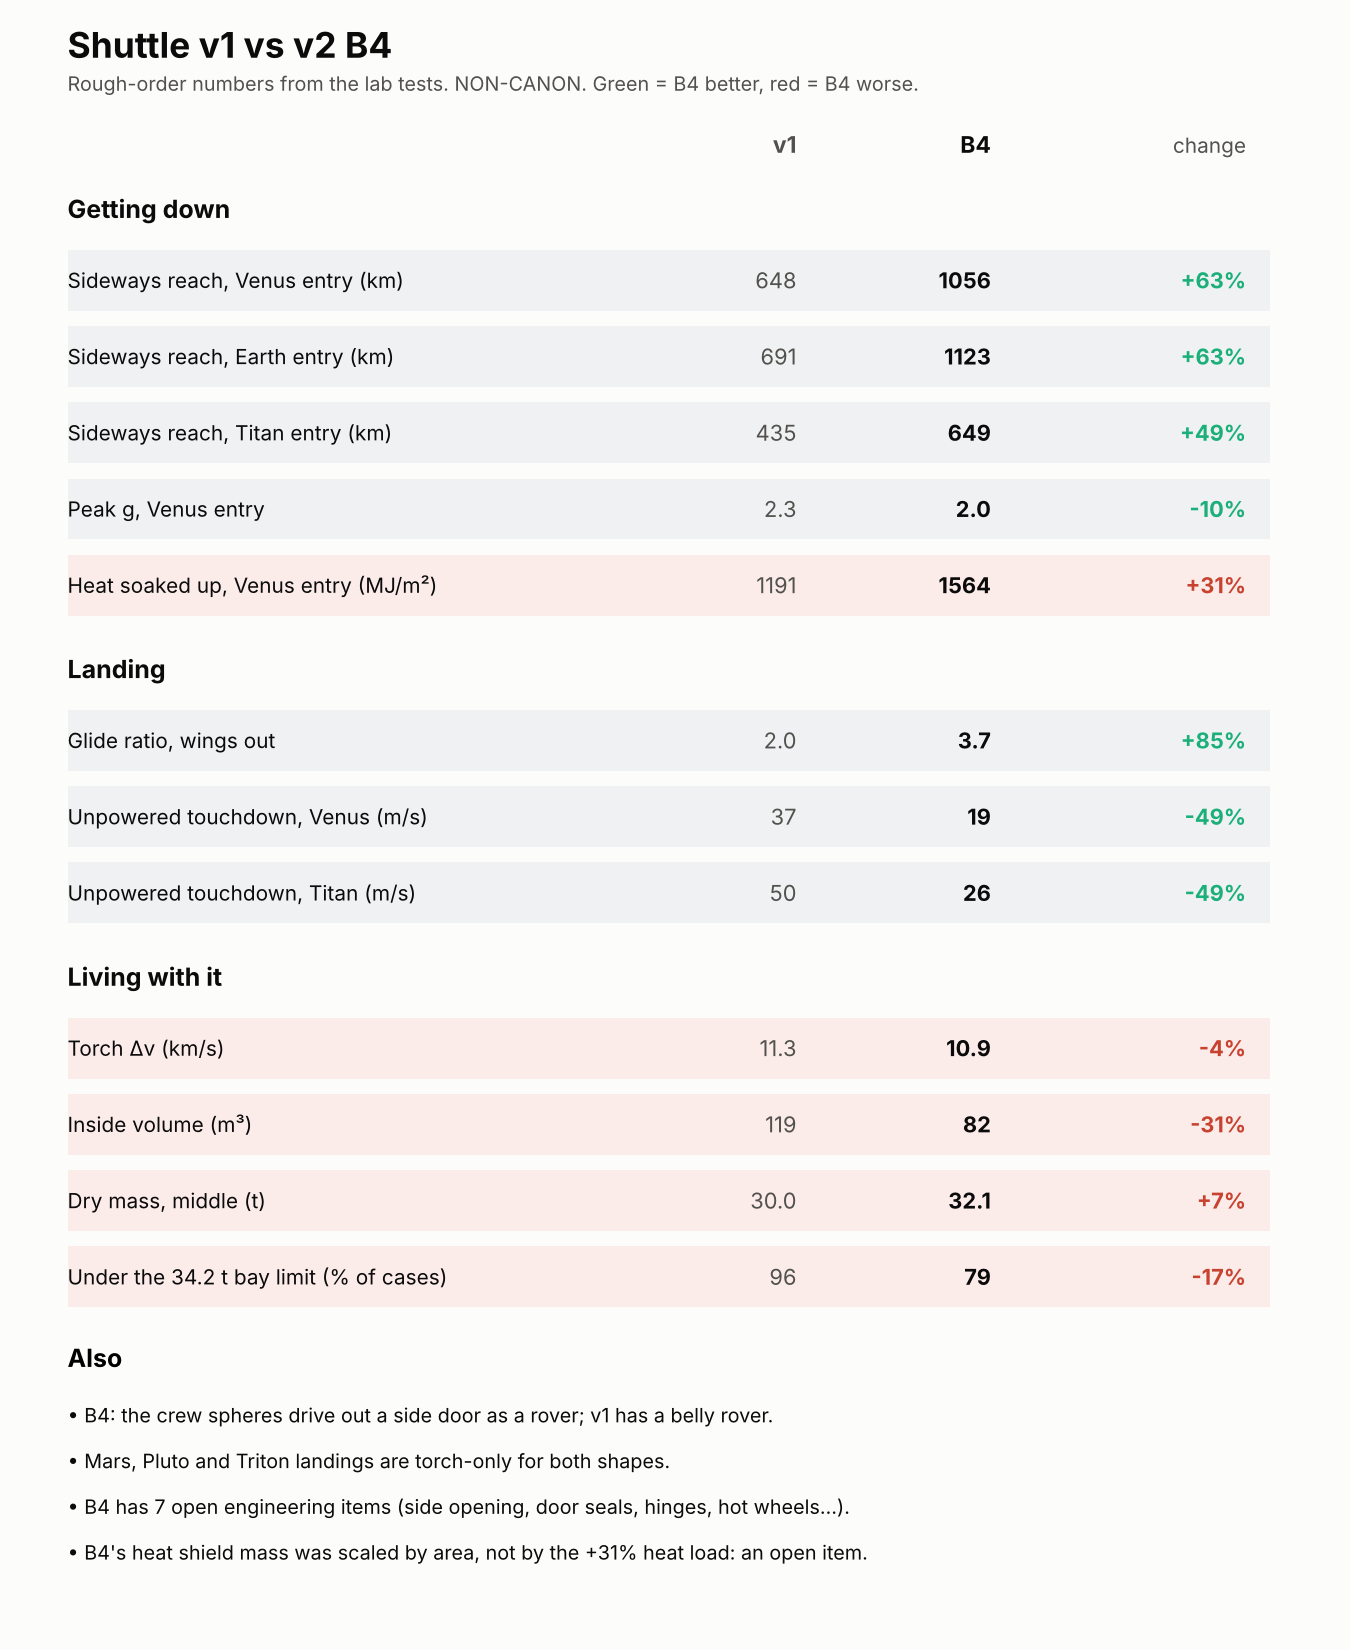

The Python source for this figure:
"""Shuttle v1 vs v2 B4: one-page scorecard for kT's decision. NON-CANON. ALL bodies. ALL sponsors. 2026-2226.
Sources: aero_results.json (ROM aero/entry/landing), b4_mass_gate.json (mass screen), SHUTTLE_V2_B4_PROPOSAL_2026_11_15.md."""
import json, os
import matplotlib; matplotlib.use('Agg'); import matplotlib.pyplot as plt
HERE = os.path.dirname(os.path.abspath(__file__))
A = json.load(open(os.path.join(HERE, 'aero_results.json'))); M = json.load(open(os.path.join(HERE, 'b4_mass_gate.json')))
V1, B4 = 'v1 biconic', 'B4 double fold'
E = lambda b, k, f: A['entry'][b][k][f]
L = lambda b, k, f: A['landing'][b][k][f]
rows = [  # label, v1, B4, higher_is_better, fmt, group
 ('Sideways reach, Venus entry (km)', E('Venus', V1, 'crossrange_km'), E('Venus', B4, 'crossrange_km'), True, '{:.0f}', 'Getting down'),
 ('Sideways reach, Earth entry (km)', E('Earth', V1, 'crossrange_km'), E('Earth', B4, 'crossrange_km'), True, '{:.0f}', 'Getting down'),
 ('Sideways reach, Titan entry (km)', E('Titan', V1, 'crossrange_km'), E('Titan', B4, 'crossrange_km'), True, '{:.0f}', 'Getting down'),
 ('Peak g, Venus entry', E('Venus', V1, 'peak_g'), E('Venus', B4, 'peak_g'), False, '{:.1f}', 'Getting down'),
 ('Heat soaked up, Venus entry (MJ/m²)', E('Venus', V1, 'heat_load_MJm2'), E('Venus', B4, 'heat_load_MJm2'), False, '{:.0f}', 'Getting down'),
 ('Glide ratio, wings out', L('Venus', V1, 'LDmax'), L('Venus', B4, 'LDmax'), True, '{:.1f}', 'Landing'),
 ('Unpowered touchdown, Venus (m/s)', L('Venus', V1, 'v_td'), L('Venus', B4, 'v_td'), False, '{:.0f}', 'Landing'),
 ('Unpowered touchdown, Titan (m/s)', L('Titan', V1, 'v_td'), L('Titan', B4, 'v_td'), False, '{:.0f}', 'Landing'),
 ('Torch Δv (km/s)', 11.3, 10.9, True, '{:.1f}', 'Living with it'),
 ('Inside volume (m³)', 119, 82.5, True, '{:.0f}', 'Living with it'),
 ('Dry mass, middle (t)', M['v1_baseline_A']['mid'], M['v2_B4_side_door']['mid'], False, '{:.1f}', 'Living with it'),
 ('Under the 34.2 t bay limit (% of cases)', 100 * M['v1_baseline_A']['pass_G8_fraction'], 100 * M['v2_B4_side_door']['pass_G8_fraction'], True, '{:.0f}', 'Living with it'),
]
INK, MUTE, BG, GOOD, BAD = '#0b0b0b', '#52514e', '#fcfcfb', '#1baf7a', '#c8432f'
fig = plt.figure(figsize=(9, 11), dpi=150); fig.patch.set_facecolor(BG)
fig.text(.05, .965, 'Shuttle v1 vs v2 B4', fontsize=17, weight='bold', color=INK)
fig.text(.05, .945, 'Rough-order numbers from the lab tests. NON-CANON. Green = B4 better, red = B4 worse.', fontsize=9.5, color=MUTE)
ax = fig.add_axes([.05, .08, .9, .84]); ax.axis('off'); ax.set_xlim(0, 1); ax.set_ylim(0, 1)
ax.text(.60, .985, 'v1', ha='right', fontsize=11, weight='bold', color=MUTE); ax.text(.76, .985, 'B4', ha='right', fontsize=11, weight='bold', color=INK)
ax.text(.97, .985, 'change', ha='right', fontsize=10, color=MUTE)
y = .95; grp = None
for lab, a, b, hib, fmt, g in rows:
    if g != grp:
        y -= .012; ax.text(0, y, g, fontsize=12, weight='bold', color=INK); y -= .045; grp = g
    better = (b > a) == hib; col = GOOD if better else BAD; ch = (b - a) / a * 100
    ax.add_patch(plt.Rectangle((-.01, y - .022), 1.0, .044, color='#f0f1f2' if better else '#fbecea', lw=0))
    ax.text(0, y, lab, va='center', fontsize=10, color=INK)
    ax.text(.60, y, fmt.format(a), va='center', ha='right', fontsize=10.5, color=MUTE)
    ax.text(.76, y, fmt.format(b), va='center', ha='right', fontsize=10.5, color=INK, weight='bold')
    ax.text(.97, y, f'{ch:+.0f}%', va='center', ha='right', fontsize=10.5, color=col, weight='bold'); y -= .055
y -= .01
ax.text(0, y, 'Also', fontsize=12, weight='bold'); y -= .04
for t in ['B4: the crew spheres drive out a side door as a rover; v1 has a belly rover.',
          'Mars, Pluto and Triton landings are torch-only for both shapes.',
          'B4 has 7 open engineering items (side opening, door seals, hinges, hot wheels...).',
          'B4\'s heat shield mass was scaled by area, not by the +31% heat load: an open item.']:
    ax.text(0, y, '• ' + t, fontsize=9.5, color=INK); y -= .033
fig.savefig(os.path.join(HERE, 'compare_v1_b4.png'), facecolor=BG)
